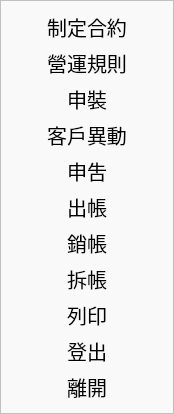
        <widget class="QFrame" name="Left_Bar">
         <property name="maximumSize">
          <size>
           <width>0</width>
           <height>16777215</height>
          </size>
         </property>
         <property name="styleSheet">
          <string notr="true">

QFrame{
	background-color: rgb(249, 249, 249);
}

QPushButton{
	width:150px;
	font-size: 20px;
	color:black;
	border:none;
}

QPushButton:hover{
	background-color: rgb(143,195,217);
}

</string>
         </property>
         <property name="frameShape">
          <enum>QFrame::StyledPanel</enum>
         </property>
         <property name="frameShadow">
          <enum>QFrame::Raised</enum>
         </property>
         <layout class="QVBoxLayout" name="verticalLayout_2">
          <item>
           <widget class="QPushButton" name="contract">
            <property name="minimumSize">
             <size>
              <width>0</width>
              <height>0</height>
             </size>
            </property>
            <property name="maximumSize">
             <size>
              <width>16777215</width>
              <height>16777215</height>
             </size>
            </property>
            <property name="text">
             <string>制定合約</string>
            </property>
           </widget>
          </item>
          <item>
           <widget class="QPushButton" name="rules">
            <property name="text">
             <string>營運規則</string>
            </property>
           </widget>
          </item>
          <item>
           <widget class="QPushButton" name="install">
            <property name="text">
             <string>申裝</string>
            </property>
           </widget>
          </item>
          <item>
           <widget class="QPushButton" name="change">
            <property name="text">
             <string>客戶異動</string>
            </property>
           </widget>
          </item>
          <item>
           <widget class="QPushButton" name="claim">
            <property name="text">
             <string>申吿</string>
            </property>
           </widget>
          </item>
          <item>
           <widget class="QPushButton" name="bill">
            <property name="text">
             <string>出帳</string>
            </property>
           </widget>
          </item>
          <item>
           <widget class="QPushButton" name="writeoff">
            <property name="text">
             <string>銷帳</string>
            </property>
           </widget>
          </item>
          <item>
           <widget class="QPushButton" name="split">
            <property name="text">
             <string>拆帳</string>
            </property>
           </widget>
          </item>
          <item>
           <widget class="QPushButton" name="print">
            <property name="text">
             <string>列印</string>
            </property>
           </widget>
          </item>
          <item>
           <widget class="QPushButton" name="logout">
            <property name="text">
             <string>登出</string>
            </property>
           </widget>
          </item>
          <item>
           <widget class="QPushButton" name="exit">
            <property name="text">
             <string>離開</string>
            </property>
           </widget>
          </item>
         </layout>
        </widget>
